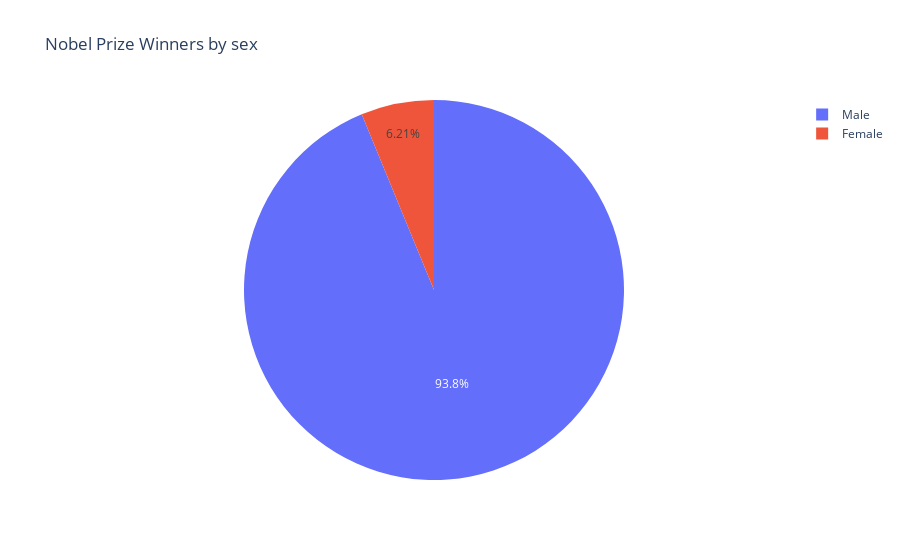

Write notebook code for a chart like this one.
### Markdown cell above
## Data Visualization with plotly

### Code cell
nobel_prize_winners_sex = df['sex'].dropna()
px.pie(nobel_prize_winners_sex, names='sex', title='Nobel Prize Winners by sex')

### Figure 1 — Plotly figure (JSON) as saved in the notebook; plotly's stock layout.template omitted (floating-point values rounded to 4 significant figures; data arrays with more than 128 entries replaced by an {"elided": "..."} marker saying what was removed)
{"data": [{"domain": {"x": [0, 1], "y": [0, 1]}, "hovertemplate": "sex=%{label}<extra></extra>", "labels": {"elided": "934 str values"}, "legendgroup": "", "name": "", "showlegend": true, "type": "pie"}], "layout": {"legend": {"tracegroupgap": 0}, "title": {"text": "Nobel Prize Winners by sex"}}}
